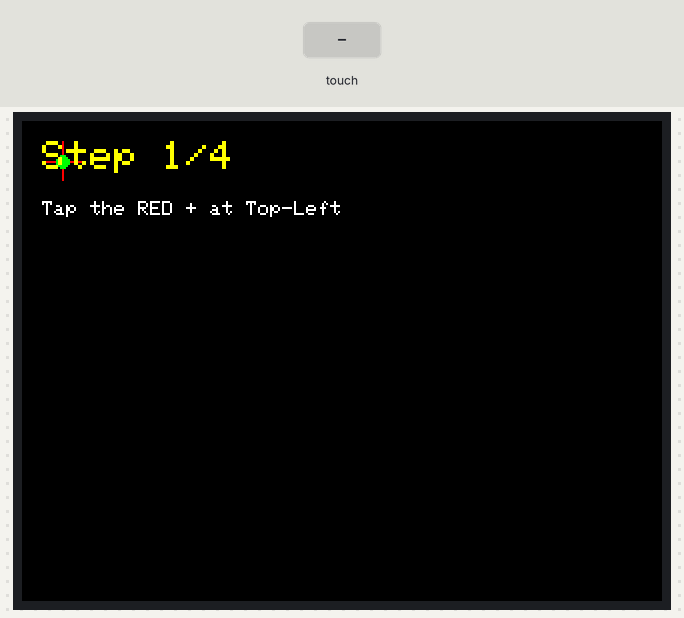
A sketch run on a simulated Arduino Uno, built with avr-gcc and run on an emulated ATmega328P. Shown: 320×240 colour display. Inputs (shaded band) come from the test bench. What the sketch prints to the serial monitor is not drawn. At 13.9 s the program stops and its outputs stay as they are.

Above: at 3.4 s.
3.5 s: touch panel pressed at 13 % / 10 % of its raw x / y range
At 5.2 s:
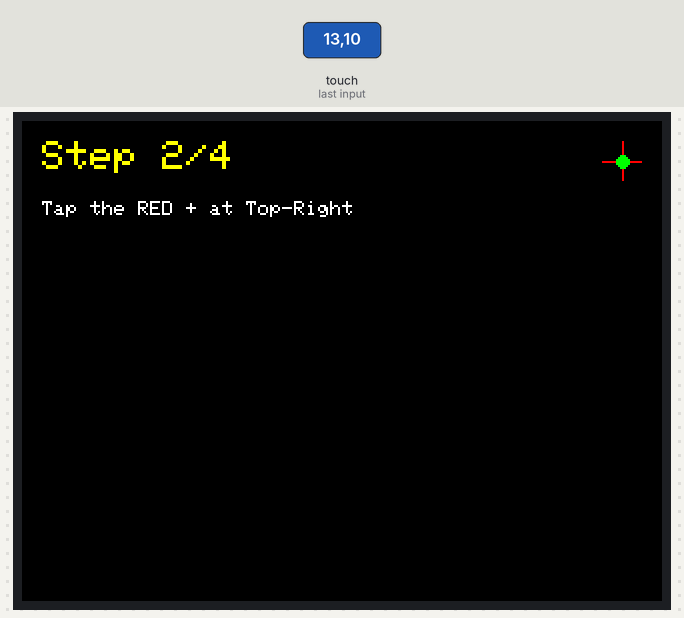
6.2 s: touch panel pressed at 38 % / 10 % of its raw x / y range
At 7.8 s:
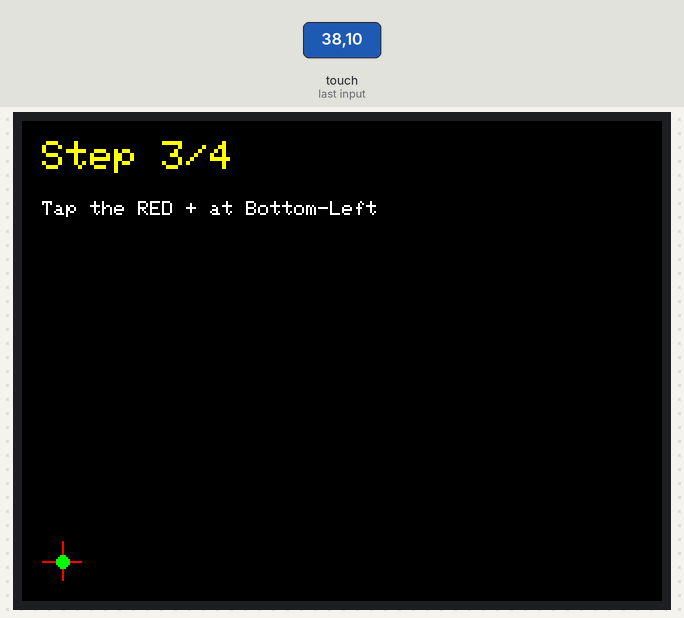
8.9 s: touch panel pressed at 62 % / 10 % of its raw x / y range
At 11.2 s:
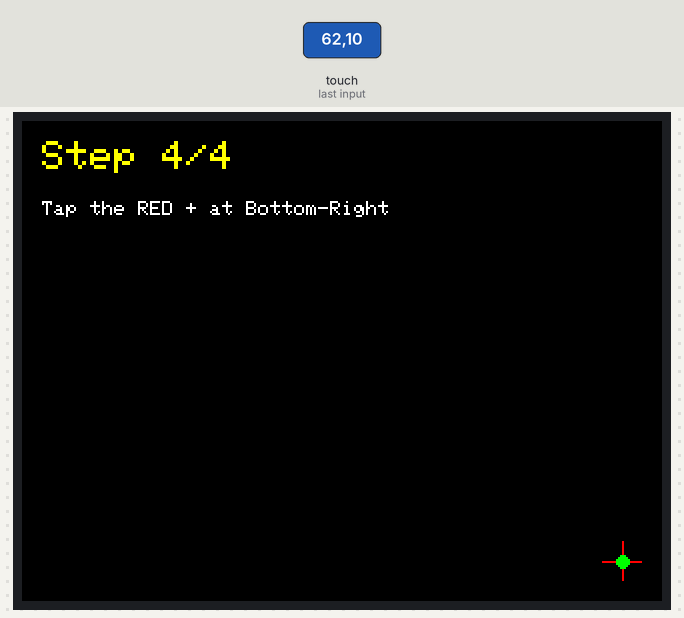
11.6 s: touch panel pressed at 87 % / 10 % of its raw x / y range
At 14.0 s:
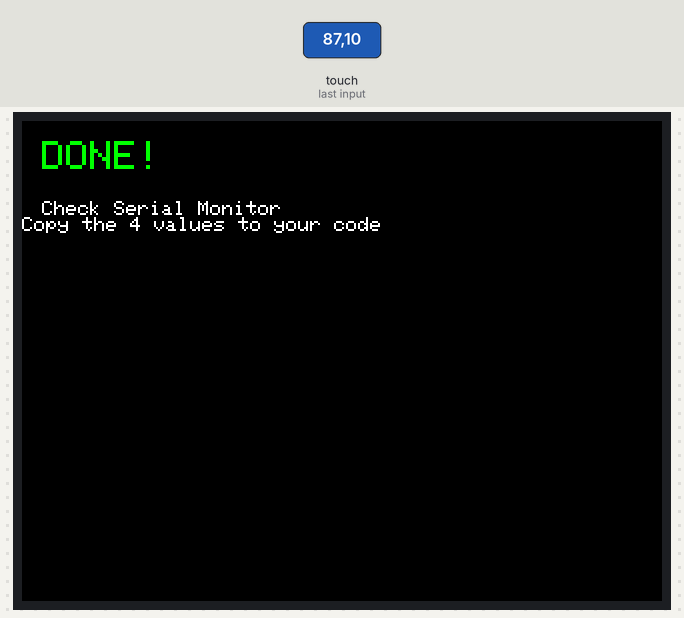
Timing chart, 0 to 15.4 s (numbered marks = the images above; inputs shaded):
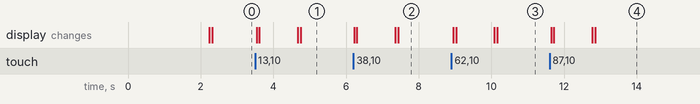

Measured:
- after the input at 3.5 s, the display: first changes at once (image 1 shows a later state)
- after the input at 6.2 s, the display: first changes at once (image 2 shows a later state)
- after the input at 8.9 s, the display: first changes after 0.06 s (image 3 shows a later state)
- after the input at 11.6 s, the display: first changes at once (image 4 shows a later state)

The sketch:

TestTouchScreen.ino
```cpp
#include <Adafruit_GFX.h>
#include <MCUFRIEND_kbv.h>
#include <TouchScreen.h>

#define BLACK   0x0000
#define WHITE   0xFFFF
#define RED     0xF800
#define GREEN   0x07E0
#define YELLOW  0xFFE0

MCUFRIEND_kbv tft;

#define YP A1
#define XM A2
#define YM 7
#define XP 6
TouchScreen ts = TouchScreen(XP, YP, XM, YM, 300);

// ใส่ค่าประมาณการไปก่อน เพื่อให้เป้าเล็งวิ่งตามนิ้วได้ใกล้เคียง (จะได้จิ้มได้ถูกจุด)
#define TS_MINX 150
#define TS_MAXX 920
#define TS_MINY 120
#define TS_MAXY 890

void setup() {
  Serial.begin(9600);
  uint16_t ID = tft.readID();
  if (ID == 0xD3D3) ID = 0x9481;
  if (ID == 0x0000 || ID == 0xFFFF) ID = 0x9341;

  tft.begin(ID);
  tft.setRotation(1);
  tft.fillScreen(BLACK);

  tft.setTextColor(YELLOW);
  tft.setTextSize(2);
  tft.setCursor(10, 10);
  tft.print("Calibration");

  tft.setTextColor(WHITE);
  tft.setTextSize(1);
  tft.setCursor(10, 40);
  tft.println("Open Serial Monitor (9600)");
  tft.println("Tap the center of the RED +");
  delay(2000);
}

void loop() {
  // พิกัด 4 มุมสำหรับให้ผู้ใช้จิ้ม
  int targets[4][2] = {
    {20, 20},    // 1. บนซ้าย
    {300, 20},   // 2. บนขวา
    {20, 220},   // 3. ล่างซ้าย
    {300, 220}   // 4. ล่างขวา
  };

  String names[4] = {"Top-Left", "Top-Right", "Bottom-Left", "Bottom-Right"};

  for (int i = 0; i < 4; i++) {
    tft.fillScreen(BLACK);

    // วาดเป้าให้จิ้ม
    tft.drawFastHLine(targets[i][0] - 10, targets[i][1], 20, RED);
    tft.drawFastVLine(targets[i][0], targets[i][1] - 10, 20, RED);
    tft.fillCircle(targets[i][0], targets[i][1], 3, GREEN);

    tft.setTextColor(YELLOW);
    tft.setTextSize(2);
    tft.setCursor(10, 10);
    tft.print("Step "); tft.print(i + 1); tft.print("/4");

    tft.setTextColor(WHITE);
    tft.setTextSize(1);
    tft.setCursor(10, 40);
    tft.print("Tap the RED + at ");
    tft.println(names[i]);

    bool touched = false;
    while (!touched) {
      TSPoint p = ts.getPoint();
      pinMode(XM, OUTPUT);
      pinMode(YP, OUTPUT);

      if (p.z > ts.pressureThreshhold) {
        touched = true;

        // ส่งค่า Raw ที่แท้จริงออกไปที่ Serial Monitor
        Serial.print("Corner: "); Serial.println(names[i]);
        Serial.print("  Raw p.x = "); Serial.println(p.x);
        Serial.print("  Raw p.y = "); Serial.println(p.y);
        Serial.println("-------------------------");

        // ยืนยันว่ารับค่าได้
        tft.fillScreen(BLACK);
        tft.setTextColor(GREEN);
        tft.setTextSize(2);
        tft.setCursor(50, 100);
        tft.print("Saved!");
        delay(1000);
      }
      delay(50);
    }
  }

  // จบการสอบเทียบ
  tft.fillScreen(BLACK);
  tft.setTextColor(GREEN);
  tft.setTextSize(2);
  tft.setCursor(10, 10);
  tft.print("DONE!");
  tft.setTextColor(WHITE);
  tft.setTextSize(1);
  tft.setCursor(10, 40);
  tft.println("Check Serial Monitor");
  tft.println("Copy the 4 values to your code");

  while (true) { delay(1000); } // หยุดโปรแกรม
}
```
